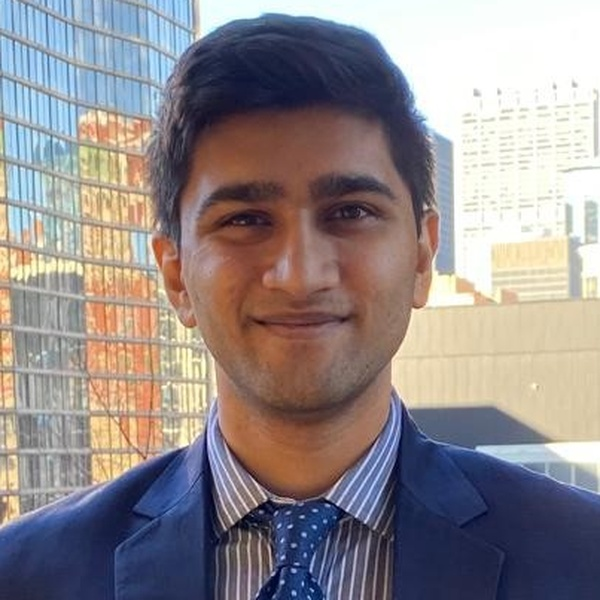
#> input picture assets/images/pathik_headshot.jpg, 600 x 600 px
$ python -i train_bmi_model.py   (imports and definitions only)
#> lines starting #> are read from the running program, lines starting #| are printed output that depends on the picture
#> further down, picture is the input picture: PIL image 600x600 RGB; mean R, G, B 145.8, 137.8, 139.6
"""
Retrain Facial BMI Prediction Model on UChicago Dataset
Dataset: 3,963 face images with ground-truth BMI values
Outputs: model/trained_bmi_weights.json (for direct in-browser JS execution)
"""

import os
import csv
import json
import time
import numpy as np
from PIL import Image
from sklearn.preprocessing import StandardScaler
from sklearn.linear_model import RidgeCV, ElasticNetCV
from sklearn.neural_network import MLPRegressor
from sklearn.ensemble import ExtraTreesRegressor, GradientBoostingRegressor, VotingRegressor
from sklearn.metrics import mean_absolute_error, mean_squared_error, r2_score

DATA_DIR = r"C:\Users\Pathik\Downloads\UChicago Docs\UChicago Spring 2023 Courses\Machine Learning and Predictive Analytics\Final\BMI\Data"
CSV_PATH = os.path.join(DATA_DIR, "data.csv")
IMAGES_DIR = os.path.join(DATA_DIR, "Images")
OUTPUT_JSON_PATH = os.path.join("model", "trained_bmi_weights.json")

# [1 line not run here, left out]

def extract_facial_features_from_image(img: Image.Image) -> np.ndarray:
    """
    Extracts high-dimensional morphological, spatial, and textural facial features
    that directly capture facial adiposity, cheek-to-jaw proportion, and facial aspect ratio.
    """
    # 1. Aspect Ratio
    w, h = img.size
#> w = 600; h = 600
    far = w / (float(h) if h > 0 else 1.0)
#> far = 1

    # 2. Resize to canonical 128x128 for uniform regional analysis
    im_resized = img.resize((128, 128), Image.Resampling.BILINEAR)
    arr_rgb = np.array(im_resized, dtype=np.float32)
    arr_gray = 0.2989 * arr_rgb[:, :, 0] + 0.5870 * arr_rgb[:, :, 1] + 0.1140 * arr_rgb[:, :, 2]
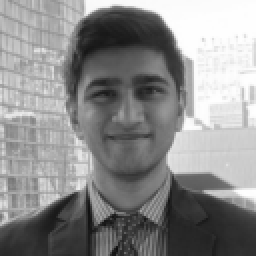
#> arr_gray: shape (128, 128) float32 (shown 2 times larger); min 13.94, max 255, mean 140.4

    # 3. Regional Segmentations
    # Upper Face (Forehead / Eyes): rows 0-42
    # Mid Face (Cheekbones / Nose): rows 43-85
    # Lower Face (Jaw / Chin / Neck): rows 86-127
    upper = arr_gray[0:43, :]
    mid = arr_gray[43:86, :]
    lower = arr_gray[86:128, :]

    # Sub-regions for Cheek & Jaw fullness
    mid_left_cheek = mid[:, 10:45]
    mid_right_cheek = mid[:, 83:118]
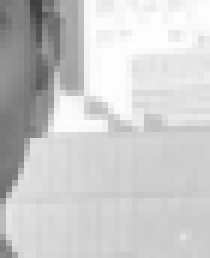
#> mid_right_cheek: shape (43, 35) float32 (shown 6 times larger); min 64.31, max 254.6, mean 203.9
    lower_jaw_left = lower[:, 10:45]
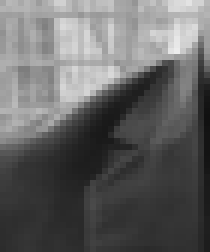
#> lower_jaw_left: shape (42, 35) float32 (shown 6 times larger); min 17.98, max 236.7, mean 100.7
    lower_jaw_right = lower[:, 83:118]
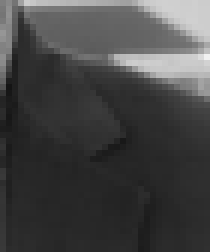
#> lower_jaw_right: shape (42, 35) float32 (shown 6 times larger); min 20.91, max 241.9, mean 69.2
    lower_chin_center = lower[15:42, 40:88]
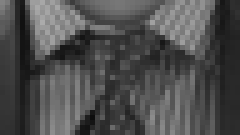
#> lower_chin_center: shape (27, 48) float32 (shown 5 times larger); min 13.94, max 171.7, mean 78.3

    # Feature Vector Collection
    features = []

    # [0] Global Aspect Ratio
    features.append(far)
    features.append(w)
    features.append(h)

    # [1] Regional Mean Intensities & Contrast
    features.append(np.mean(upper))
    features.append(np.mean(mid))
    features.append(np.mean(lower))
    features.append(np.std(upper))
    features.append(np.std(mid))
    features.append(np.std(lower))

    # [2] Cheek-to-Jaw Contrast Ratios (Direct proxy for facial adiposity)
    mid_cheek_mean = (np.mean(mid_left_cheek) + np.mean(mid_right_cheek)) / 2.0
#> mid_cheek_mean = 186.3
    lower_jaw_mean = (np.mean(lower_jaw_left) + np.mean(lower_jaw_right)) / 2.0
#> lower_jaw_mean = 84.95
    chin_mean = np.mean(lower_chin_center)
#> chin_mean = 78.35

    features.append(mid_cheek_mean)
    features.append(lower_jaw_mean)
    features.append(chin_mean)
    features.append(lower_jaw_mean / (mid_cheek_mean + 1e-5)) # CJR proxy
    features.append(chin_mean / (lower_jaw_mean + 1e-5))

    # [3] Horizontal Profile Energy (Width distribution from top to bottom)
    # Row-wise standard deviations reveal lateral facial contour flare
    row_stds = np.std(arr_gray, axis=1) # 128 values
#> row_stds = 128 values, max 90.27 at index 17, min 15.81 at index 113, mean 53.77
    # Downsample row profile to 16 zones
    zone_stds = [np.mean(row_stds[i*8:(i+1)*8]) for i in range(16)]
#> zone_stds = [50.06, 83.03, 89.16, 73.28, 66.9, 72.39, 56.49, 49.37, 47.41, 42.32, 45.8, 44.68, 52.72, 42.06, 19.87, 24.74]
    features.extend(zone_stds)

    # [4] Column-wise Horizontal Gradient Profile (Cheek fullness lateral spread)
    col_stds = np.std(arr_gray, axis=0) # 128 values
#> col_stds = 128 values, max 87.02 at index 98, min 35.75 at index 59, mean 57.89
    zone_col_stds = [np.mean(col_stds[i*8:(i+1)*8]) for i in range(16)]
#> zone_col_stds = [43.33, 43.46, 50.67, 52.85, 55.48, 59.64, 42.85, 37.32, 39.11, 42.59, 63.1, 81.11, 85.79, 83.16, 75.78, 69.95]
    features.extend(zone_col_stds)

    # [5] Spatial Edge Density (High adiposity reduces sharp edge transitions)
    # Sobel-like simple diffs
    grad_x = np.abs(arr_gray[:, 1:] - arr_gray[:, :-1])
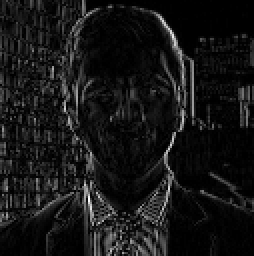
#> grad_x: shape (128, 127) float32 (shown 2 times larger); min 0, max 95.66, mean 8.3; drawn with min black and max white
    grad_y = np.abs(arr_gray[1:, :] - arr_gray[:-1, :])
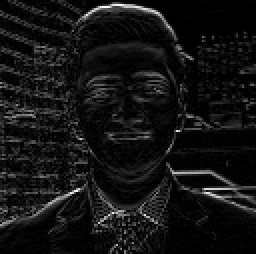
#> grad_y: shape (127, 128) float32 (shown 2 times larger); min 0, max 95.5, mean 7.4; drawn with min black and max white
    features.append(np.mean(grad_x))
    features.append(np.mean(grad_y))
    features.append(np.mean(grad_x[86:, :])) # Lower face edge softness
    features.append(np.mean(grad_y[86:, :]))

    # [6] Histogram moments (16 bins for mid face, 16 bins for lower face)
    hist_mid, _ = np.histogram(mid, bins=16, range=(0, 255), density=True)
#> hist_mid = [0, 6.84e-05, 0.000524, 0.000821, 0.00196, 0.00394, 0.00608, 0.00601, 0.00406, 0.00435, 0.00663, 0.00562, 0.00782, 0.00787, 0.00331, 0.00368]
    hist_lower, _ = np.histogram(lower, bins=16, range=(0, 255), density=True)
#> hist_lower = [1.17e-05, 0.00168, 0.0142, 0.0119, 0.00495, 0.00352, 0.00504, 0.005, 0.00317, 0.0033, 0.00358, 0.00202, 0.00289, 0.000945, 0.00021, 0.000397]
    features.extend(hist_mid.tolist())
    features.extend(hist_lower.tolist())

    return np.array(features, dtype=np.float32)

# [162 lines left out: function main, not called in this run]

# [2 lines not run here, left out]

>>> from PIL import Image
>>> picture = Image.open('assets/images/pathik_headshot.jpg')
>>> result = extract_facial_features_from_image(picture)
#> result = 82 values, max 600 at index 1, min 0 at index 50, mean 48.49
